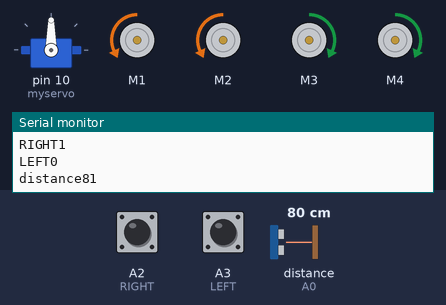
Bench run of a sketch on a simulated Arduino Uno, built with avr-gcc and run on an emulated ATmega328P. Shown: servo, 4 × DC motor (green arrow = forward, orange = backward, longer = faster), the last lines printed to the serial monitor. The test bench sets the inputs (shaded band); at power-on: distance to the obstacle (sensor on A0) 80 cm, A2 (RIGHT) HIGH, A3 (LEFT) LOW. The echo pulse lasts 58.3 µs per cm.

Above: at 6.6 s.
6.7 s: distance to the obstacle (sensor on A0) set to 16 cm
9.7 s: distance to the obstacle (sensor on A0) set to 12 cm
At 10.9 s:
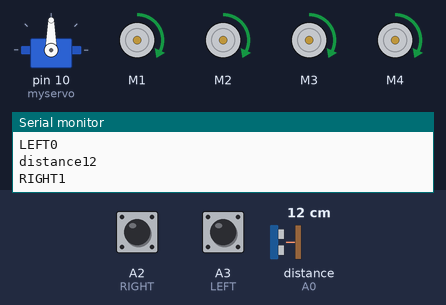
11.2 s: distance to the obstacle (sensor on A0) set to 18 cm
At 12.4 s:
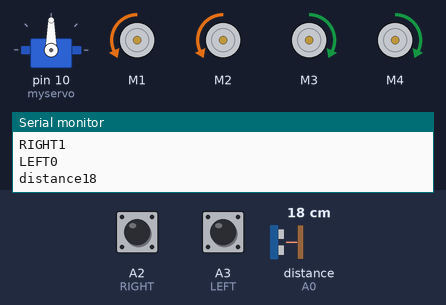
12.7 s: A2 (RIGHT) pulled LOW for 0.15 s
At 12.81 s:
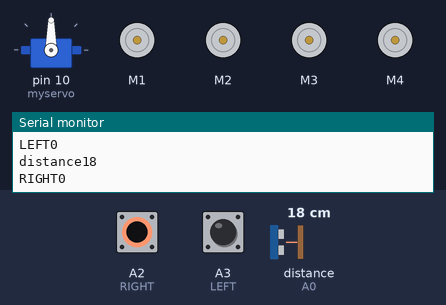
14.3 s: A3 (LEFT) pulled HIGH for 3.2 s
At 18.1 s:
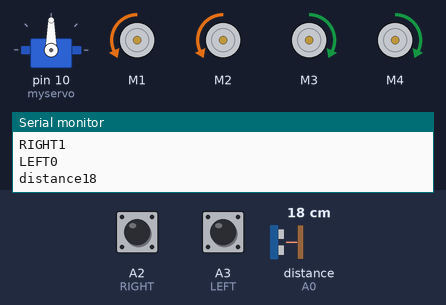
20.5 s: A2 (RIGHT) pulled LOW for 1 s
At 21.3 s:
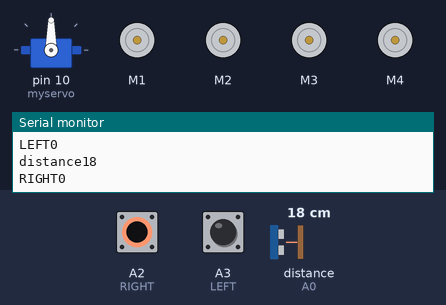
Timing chart, 0 to 23.5 s (numbered marks = the images above; inputs shaded):
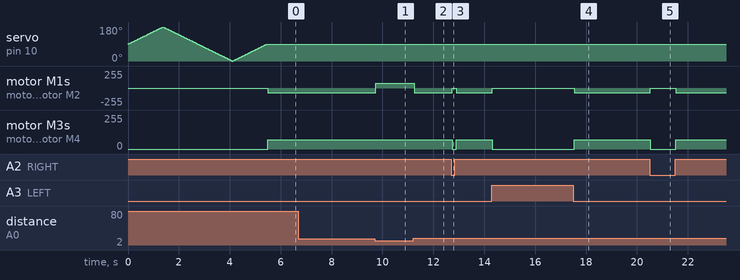

Measured:
- the behaviour switches between 15 and 14 cm on distance to the obstacle (sensor on A0) (found by bisection; images 0 and 1)
- after the input at 9.7 s, motor M1, motor M2: backward 70/255 → forward 70/255 at once
- after the input at 11.2 s, motor M1, motor M2: forward 70/255 → backward 70/255 at once
- after the input at 12.7 s, motor M1, motor M2: backward 70/255 → stopped at once, → backward 70/255 0.16 s later; motor M3, motor M4: forward 70/255 → stopped at once, → forward 70/255 0.16 s later
- after the input at 14.3 s, motor M1, motor M2: backward 70/255 → stopped at once, → backward 70/255 3.2 s later; motor M3, motor M4: forward 70/255 → stopped at once, → forward 70/255 3.2 s later
- after the input at 20.5 s, motor M1, motor M2: backward 70/255 → stopped at once, → backward 70/255 1.0 s later; motor M3, motor M4: forward 70/255 → stopped at once, → forward 70/255 1.0 s later

The sketch:

Arduino_Follow_Me_Robot.ino
```cpp
//include the library code:
#include<NewPing.h>
#include<Servo.h>
#include<AFMotor.h>

#define RIGHT A2              // Right IR sensor connected to analog pin A2 of Arduino Uno:
#define LEFT A3               // Left IR sensor connected to analog pin A3 of Arduino Uno:
#define TRIGGER_PIN A1        // Trigger pin connected to analog pin A1 of Arduino Uno:
#define ECHO_PIN A0           // Echo pin connected to analog pin A0 of Arduino Uno:
#define MAX_DISTANCE 200      // Maximum ping distance:

unsigned int distance = 0;    //Variable to store ultrasonic sensor distance:
unsigned int Right_Value = 0; //Variable to store Right IR sensor value:
unsigned int Left_Value = 0;  //Variable to store Left IR sensor value:


NewPing sonar(TRIGGER_PIN, ECHO_PIN, MAX_DISTANCE);  //NewPing setup of pins and maximum distance:

//create motor objects
AF_DCMotor Motor1(1);
AF_DCMotor Motor2(2);
AF_DCMotor Motor3(3);
AF_DCMotor Motor4(4);

 Servo myservo; //create servo object to control the servo:
 int pos=0;     //variable to store the servo position:

void setup() { // the setup function runs only once when power on the board or reset the board:

   Serial.begin(9600); //initailize serial communication at 9600 bits per second:
   myservo.attach(10); // servo attached to pin 10 of Arduino UNO
{
for(pos = 90; pos <= 180; pos += 1){    // goes from 90 degrees to 180 degrees:
  myservo.write(pos);                   //tell servo to move according to the value of 'pos' variable:
  delay(15);                            //wait 15ms for the servo to reach the position:
  }
for(pos = 180; pos >= 0; pos-= 1) {     // goes from 180 degrees to 0 degrees:
  myservo.write(pos);                   //tell servo to move according to the value of 'pos' variable:
  delay(15);                            //wait 15ms for the servo to reach the position:
  }
for(pos = 0; pos<=90; pos += 1) {       //goes from 180 degrees to 0 degrees:
  myservo.write(pos);                   //tell servo to move according to the value of 'pos' variable:
  delay(15);                            //wait 15ms for the servo to reach the position:
  }
}
   pinMode(RIGHT, INPUT); //set analog pin RIGHT as an input:
   pinMode(LEFT, INPUT);  //set analog pin RIGHT as an input:
}

// the lope function runs forever
void loop() {

delay(10);                                        //wait 50ms between pings:
distance = sonar.ping_cm();                       //send ping, get distance in cm and store it in 'distance' variable:
Serial.print("distance");
Serial.println(distance);                         // print the distance in serial monitor:


    Right_Value = digitalRead(RIGHT);             // read the value from Right IR sensor:
    Left_Value = digitalRead(LEFT);               // read the value from Left IR sensor:

Serial.print("RIGHT");
Serial.println(Right_Value);                      // print the right IR sensor value in serial monitor:
Serial.print("LEFT");
Serial.println(Left_Value);                       //print the left IR sensor value in serial monitor:

if((distance > 1) && (distance < 15)){            //check wheather the ultrasonic sensor's value stays between 1 to 15.
                                                  //If the condition is 'true' then the statement below will execute:
  //Move Forward:
  Motor1.setSpeed(70);  //define motor1 speed:
  Motor1.run(FORWARD);   //rotate motor1 clockwise:
  Motor2.setSpeed(70);  //define motor2 speed:
  Motor2.run(FORWARD);   //rotate motor2 clockwise:
  Motor3.setSpeed(70);  //define motor3 speed:
  Motor3.run(FORWARD);   //rotate motor3 clockwise:
  Motor4.setSpeed(70);  //define motor4 speed:
  Motor4.run(FORWARD);   //rotate motor4 clockwise:

}else if((Right_Value==0) && (Left_Value==1)) {   //If the condition is 'true' then the statement below will execute:

  //Turn Left
  Motor1.setSpeed(70);  //define motor1 speed:
  Motor1.run(FORWARD);   //rotate motor1 cloclwise:
  Motor2.setSpeed(70);  //define motor2 speed:
  Motor2.run(FORWARD);   //rotate motor2 clockwise:
  Motor3.setSpeed(70);  //define motor3 speed:
  Motor3.run(BACKWARD);  //rotate motor3 anticlockwise:
  Motor4.setSpeed(70);  //define motor4 speed:
  Motor4.run(BACKWARD);  //rotate motor4 anticlockwise:
  delay(25);

}else if((Right_Value==1)&&(Left_Value==0)) {     //If the condition is 'true' then the statement below will execute:

  //Turn Right
  Motor1.setSpeed(70);  //define motor1 speed:
  Motor1.run(BACKWARD);  //rotate motor1 anticlockwise:
  Motor2.setSpeed(70);  //define motor2 speed:
  Motor2.run(BACKWARD);  //rotate motor2 anticlockwise:
  Motor3.setSpeed(70);  //define motor3 speed:
  Motor3.run(FORWARD);   //rotate motor3 clockwise:
  Motor4.setSpeed(70);  //define motor4 speed:
  Motor4.run(FORWARD);   //rotate motor4 clockwise:
  delay(25);

}else if(distance > 15) {                          //If the condition is 'true' then the statement below will execute:

  //Stop
  Motor1.setSpeed(0);    //define motor1 speed:
  Motor1.run(RELEASE);   //stop motor1:
  Motor2.setSpeed(0);    //define motor2 speed:
  Motor2.run(RELEASE);   //stop motor2:
  Motor3.setSpeed(0);    //define motor3 speed:
  Motor3.run(RELEASE);   //stop motor3:
  Motor4.setSpeed(0);    //define motor4 speed:
  Motor4.run(RELEASE);   //stop motor4:
}
}
```
